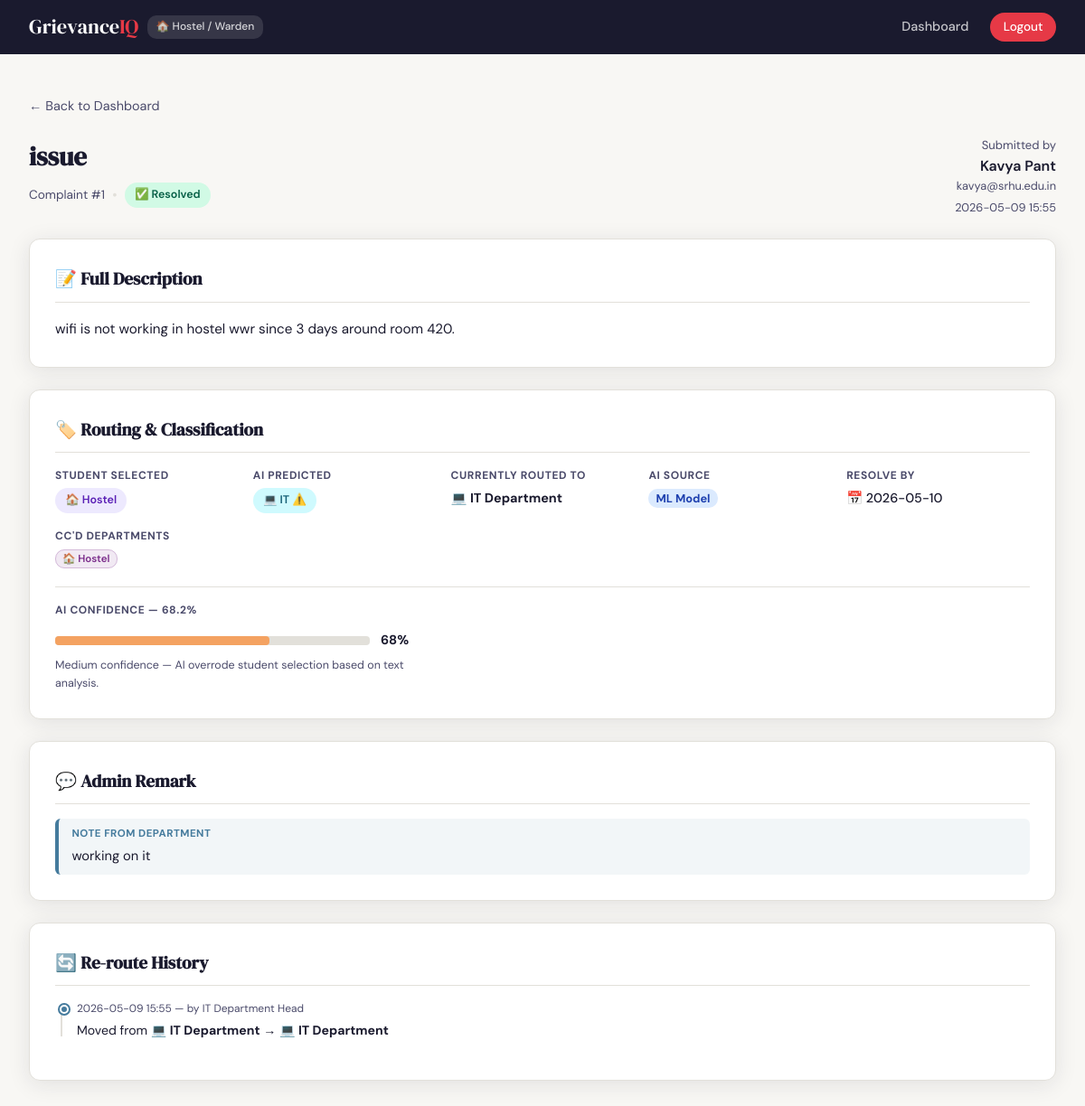
The page /complaint/1 (signed in) on the database its author committed.
### tables this page shows
CREATE TABLE complaints (
        id             INTEGER PRIMARY KEY AUTOINCREMENT,
        title          TEXT    NOT NULL,
        description    TEXT    NOT NULL,
        category       TEXT    NOT NULL,
        ai_category    TEXT    NOT NULL,
        ai_confidence  REAL    DEFAULT 0.0,
        ai_source      TEXT    DEFAULT 'keyword_fallback',
        routed_to      TEXT    NOT NULL,
        status         TEXT    NOT NULL DEFAULT 'Pending',
        attachment     TEXT    DEFAULT NULL,
        admin_remark   TEXT    DEFAULT NULL,
        resolve_by     TEXT    DEFAULT NULL,
        is_overdue     INTEGER DEFAULT 0,
        user_id        INTEGER NOT NULL,
        submitted_at   TEXT    NOT NULL,
        FOREIGN KEY(user_id) REFERENCES users(id)
    );

CREATE TABLE users (
        id         INTEGER PRIMARY KEY AUTOINCREMENT,
        name       TEXT    NOT NULL,
        email      TEXT    UNIQUE NOT NULL,
        password   TEXT    NOT NULL,
        role       TEXT    NOT NULL DEFAULT 'student',
        department TEXT    DEFAULT NULL
    );

CREATE TABLE complaint_cc (
        id           INTEGER PRIMARY KEY AUTOINCREMENT,
        complaint_id INTEGER NOT NULL,
        cc_dept      TEXT    NOT NULL,
        FOREIGN KEY(complaint_id) REFERENCES complaints(id)
    );

CREATE TABLE reroute_log (
        id           INTEGER PRIMARY KEY AUTOINCREMENT,
        complaint_id INTEGER NOT NULL,
        from_dept    TEXT    NOT NULL,
        to_dept      TEXT    NOT NULL,
        rerouted_by  INTEGER NOT NULL,
        rerouted_at  TEXT    NOT NULL,
        note         TEXT    DEFAULT '',
        FOREIGN KEY(complaint_id) REFERENCES complaints(id),
        FOREIGN KEY(rerouted_by) REFERENCES users(id)
    );

### app.py (the view)
@app.route('/complaint/<int:cid>')
def complaint_detail(cid):
    if 'user_id' not in session:
        return redirect(url_for('login'))
    conn = get_db()
    c = conn.execute(
        '''SELECT c.*, u.name as student_name, u.email as student_email
           FROM complaints c JOIN users u ON c.user_id=u.id WHERE c.id=?''', (cid,)
    ).fetchone()
    if not c:
        flash('Complaint not found.', 'error')
        conn.close()
        return redirect(url_for('student_dashboard'))
    role = session['user_role']
    if role == 'student' and c['user_id'] != session['user_id']:
        flash('Access denied.', 'error')
        conn.close()
        return redirect(url_for('student_dashboard'))
    if role == 'admin':
        is_primary = (c['routed_to'] == session['user_department'])
        is_ccd     = conn.execute(
            'SELECT id FROM complaint_cc WHERE complaint_id=? AND cc_dept=?',
            (cid, session['user_department'])
        ).fetchone()
        if not is_primary and not is_ccd:
            flash('Access denied.', 'error')
            conn.close()
            return redirect(url_for('admin_dashboard'))
    reroutes = conn.execute(
        '''SELECT r.*, u.name as done_by_name
           FROM reroute_log r JOIN users u ON r.rerouted_by=u.id
           WHERE r.complaint_id=? ORDER BY r.rerouted_at ASC''', (cid,)
    ).fetchall()
    cc_rows  = conn.execute(
        'SELECT cc_dept FROM complaint_cc WHERE complaint_id=?', (cid,)
    ).fetchall()
    cc_depts = [r['cc_dept'] for r in cc_rows]
    conn.close()
    return render_template('complaint_detail.html',
        c=c, reroutes=reroutes, cc_depts=cc_depts,
        departments=DEPARTMENTS, role=role)

### app.py (called while the page is built)
def get_db():
    conn = sqlite3.connect('grievance.db')
    conn.row_factory = sqlite3.Row
    return conn

@app.context_processor
def inject_globals():
    count = 0
    if session.get('user_id') and session.get('user_role') == 'student':
        count = get_unread_count(session['user_id'])
    return dict(unread_count=count, departments=DEPARTMENTS)

### templates/complaint_detail.html (shortened to what this page needs)
{% extends "base.html" %}
{% block content %}
<div class="page">
    <div style="margin-bottom:1.25rem;">
        {% if role == 'student' %}
            <a href="{{ url_for('student_dashboard') }}" style="color:var(--ink-soft);text-decoration:none;font-size:.9rem;">← Back to My Complaints</a>
        {% else %}
            <a href="{{ url_for('admin_dashboard') }}" style="color:var(--ink-soft);text-decoration:none;font-size:.9rem;">← Back to Dashboard</a>
        {% endif %}
    </div>
    <div style="display:flex;align-items:flex-start;justify-content:space-between;flex-wrap:wrap;gap:1rem;margin-bottom:1.5rem;">
        <div>
            <h1 class="page-title" style="margin-bottom:.4rem;">{{ c.title }}</h1>
            <div style="display:flex;gap:.5rem;flex-wrap:wrap;align-items:center;">
                <span style="font-size:.85rem;color:var(--ink-soft);">Complaint #{{ c.id }}</span>
                <span style="color:var(--border);">•</span>
                {% if c.status == 'Pending' %}<span class="badge badge-pending">⏳ Pending</span>
                {% elif c.status == 'In Progress' %}<span class="badge badge-progress">🔄 In Progress</span>
                {% else %}<span class="badge badge-resolved">✅ Resolved</span>{% endif %}
            </div>
        </div>
        <div style="text-align:right;">
            <div style="font-size:.82rem;color:var(--ink-soft);">Submitted by</div>
            <div style="font-weight:600;">{{ c.student_name }}</div>
            <div style="font-size:.8rem;color:var(--ink-soft);">{{ c.student_email }}</div>
            <div style="font-size:.8rem;color:var(--ink-soft);margin-top:.2rem;">{{ c.submitted_at }}</div>
        </div>
    </div>
    <div class="detail-section">
        <h2>📝 Full Description</h2>
        <p style="font-size:.95rem;line-height:1.8;white-space:pre-wrap;color:var(--ink);">{{ c.description }}</p>
    </div>
    <div class="detail-section">
        <h2>🏷️ Routing & Classification</h2>
        <div class="detail-grid">
            <div class="detail-item">
                <label>Student Selected</label>
                <p>
                    <span class="badge badge-{{ c.category|lower }}">
                        {% if c.category in departments %}{{ departments[c.category].icon }}{% endif %}
                        {{ c.category }}
                    </span>
                </p>
            </div>
            <div class="detail-item">
                <label>AI Predicted</label>
                <p>
                    <span class="badge badge-{{ c.ai_category|lower }}">
                        {% if c.ai_category in departments %}{{ departments[c.ai_category].icon }}{% endif %}
                        {{ c.ai_category }}
                        {% if c.category != c.ai_category and c.category != 'Other' %}⚠️{% endif %}
                    </span>
                </p>
            </div>
            <div class="detail-item">
                <label>Currently Routed To</label>
                <p>
                    <span style="font-weight:700;">
                        {% if c.routed_to in departments %}{{ departments[c.routed_to].icon }}{% endif %}
                        {{ departments[c.routed_to].label if c.routed_to in departments else c.routed_to }}
                    </span>
                </p>
            </div>
            <div class="detail-item">
                <label>AI Source</label>
                <p>
                    {% if c.ai_source == 'ml_model' %}
                        <span style="background:#dbeafe;color:#1e40af;font-size:.8rem;padding:2px 8px;border-radius:10px;font-weight:700;">ML Model</span>
                    {% else %}
                        <span style="background:#f3f4f6;color:#6b7280;font-size:.8rem;padding:2px 8px;border-radius:10px;font-weight:700;">Keyword Fallback</span>
                    {% endif %}
                </p>
            </div>
            {% if c.resolve_by %}
            <div class="detail-item">
                <label>Resolve By</label>
                <p class="{% if c.is_overdue %}overdue-date{% endif %}">📅 {{ c.resolve_by }}</p>
            </div>
            {% endif %}
            {% if cc_depts %}
            <div class="detail-item">
                <label>CC'd Departments</label>
                <p>
                    {% for dept in cc_depts %}
                        <span class="badge-cc-dept">{{ departments[dept].icon }} {{ dept }}</span>
                    {% endfor %}
                </p>
            </div>
            {% endif %}
        </div>
        <div style="margin-top:1.25rem;padding-top:1rem;border-top:1px solid var(--border);">
            <div style="font-size:.75rem;font-weight:700;color:var(--ink-soft);text-transform:uppercase;letter-spacing:.05em;margin-bottom:.75rem;">
                AI Confidence — {{ "%.1f"|format(c.ai_confidence * 100) }}%
            </div>
            <div style="max-width:400px;">
                <div style="display:flex;align-items:center;gap:.75rem;">
                    <div style="flex:1;background:var(--border);border-radius:4px;height:10px;">
                        <div style="width:{{ [c.ai_confidence*100, 100]|min }}%;height:10px;border-radius:4px;
                            background:{% if c.ai_confidence >= 0.75 %}#10b981{% elif c.ai_confidence >= 0.5 %}#f4a261{% else %}#e63946{% endif %};">
                        </div>
                    </div>
                    <span style="font-weight:700;font-size:.9rem;width:40px;">{{ "%.0f"|format(c.ai_confidence*100) }}%</span>
                </div>
                <div style="font-size:.78rem;color:var(--ink-soft);margin-top:.4rem;">
                    {% if c.ai_confidence >= 0.75 %}High confidence — AI is very certain about this classification.
                    {% elif c.ai_confidence >= 0.45 %}Medium confidence — AI overrode student selection based on text analysis.
                    {% else %}Low confidence — complaint was routed based on student's selection.{% endif %}
                </div>
            </div>
        </div>
    </div>
    {% if c.admin_remark %}
    <div class="detail-section">
        <h2>💬 Admin Remark</h2>
        <div class="admin-remark-box" style="margin-top:0;">
            <span class="remark-label">Note from department</span>
            <p style="font-size:.92rem;color:var(--ink);margin-top:.25rem;">{{ c.admin_remark }}</p>
        </div>
    </div>
    {% endif %}
    {% if reroutes %}
    <div class="detail-section">
        <h2>🔄 Re-route History</h2>
        <ul class="timeline">
            {% for r in reroutes %}
            <li>
                <div class="timeline-time">{{ r.rerouted_at }} — by {{ r.done_by_name }}</div>
                <div class="timeline-text">
                    Moved from
                    <strong>{{ departments[r.from_dept].icon if r.from_dept in departments else '' }} {{ departments[r.from_dept].label if r.from_dept in departments else r.from_dept }}</strong>
                    →
                    <strong>{{ departments[r.to_dept].icon if r.to_dept in departments else '' }} {{ departments[r.to_dept].label if r.to_dept in departments else r.to_dept }}</strong>
                </div>
            </li>
            {% endfor %}
        </ul>
    </div>
    {% else %}
    <div class="detail-section">
        <h2>🔄 Re-route History</h2>
        <p style="color:var(--ink-soft);font-size:.9rem;">No re-routes — complaint went directly to {{ departments[c.routed_to].label if c.routed_to in departments else c.routed_to }}.</p>
    </div>
    {% endif %}
</div>
{% endblock %}

### templates/base.html (style rules this page uses)
*, *::before, *::after { box-sizing: border-box; margin: 0; padding: 0; }
:root { --ink: #1a1a2e; --ink-soft: #4a4a6a; --surface: #f8f7f4; --white: #ffffff; --accent: #e63946; --accent2: #457b9d; --accent3: #2a9d8f; --warn: #f4a261; --border: #e2e0da; --shadow: 0 4px 24px rgba(26,26,46,.10); --radius: 12px; }
body { font-family: 'DM Sans', sans-serif; background: var(--surface); color: var(--ink); min-height: 100vh; line-height: 1.6; }
.page { padding: 2rem; max-width: 1200px; margin: 0 auto; }
.badge { display: inline-block; padding: .25rem .7rem; border-radius: 20px; font-size: .78rem; font-weight: 600; }
.badge-resolved { background: #d1fae5; color: #065f46; }
.badge-hostel { background: #ede9fe; color: #5b21b6; }
.badge-it { background: #cffafe; color: #155e75; }
label { display: block; font-size: .88rem; font-weight: 600; margin-bottom: .4rem; }
.page-title { font-family: 'DM Serif Display', serif; font-size: 1.8rem; color: var(--ink); margin-bottom: .25rem; }
.admin-remark-box { background: rgba(69,123,157,.07); border-left: 4px solid var(--accent2); border-radius: 6px; padding: .5rem .9rem; margin-top: .35rem; }
.remark-label { font-size: .72rem; font-weight: 700; color: var(--accent2); text-transform: uppercase; letter-spacing: .04em; display: block; margin-bottom: .15rem; }
.badge-cc-dept { background: rgba(123,45,139,.10); color: #7b2d8b; border: 1px solid rgba(123,45,139,.25); font-size: .72rem; padding: 2px 7px; border-radius: 10px; margin-right: 3px; font-weight: 600; }
.detail-section { background: var(--white); border: 1px solid var(--border); border-radius: var(--radius); box-shadow: var(--shadow); padding: 1.75rem; margin-bottom: 1.5rem; }
.detail-section h2 { font-family: 'DM Serif Display', serif; font-size: 1.2rem; margin-bottom: 1rem; padding-bottom: .6rem; border-bottom: 1px solid var(--border); }
.detail-grid { display: grid; grid-template-columns: repeat(auto-fit, minmax(200px, 1fr)); gap: 1rem; }
.detail-item label { font-size: .75rem; font-weight: 700; color: var(--ink-soft); text-transform: uppercase; letter-spacing: .05em; margin-bottom: .2rem; }
.detail-item p { font-size: .9rem; color: var(--ink); font-weight: 500; }
.timeline { list-style: none; position: relative; padding-left: 1.5rem; }
.timeline::before { content:''; position:absolute; left:6px; top:4px; bottom:4px; width:2px; background: var(--border); }
.timeline li { position: relative; margin-bottom: 1rem; }
.timeline li::before { content:''; position:absolute; left:-1.2rem; top:5px; width:10px; height:10px; border-radius:50%; background: var(--accent2); border: 2px solid var(--white); box-shadow: 0 0 0 2px var(--accent2); }
.timeline-time { font-size: .75rem; color: var(--ink-soft); margin-bottom: .15rem; }
.timeline-text { font-size: .88rem; color: var(--ink); }

### rows shown on the page
complaints: title "issue", id "1", submitted_at "2026-05-09 15:55", description "wifi is not working in hostel wwr since 3 days around room 420.", category "🏠", category "Hostel", ai_category "💻", ai_category "IT", routed_to "💻", routed_to "IT Department", resolve_by "2026-05-10", c.ai_confidence*100 "68.2", c.ai_confidence*100 "68", admin_remark "working on it"
users: student_name "Kavya Pant", student_email "kavya@srhu.edu.in"
complaint_cc: cc_dept "🏠", cc_dept "Hostel"
reroute_log: rerouted_at "2026-05-09 15:55", done_by_name "IT Department Head", from_dept "💻", from_dept "IT Department", to_dept "💻", to_dept "IT Department"

### other values the page prints
{{ departments[session.user_department].icon }} "🏠"
{{ departments[session.user_department].label }} "Hostel / Warden"
